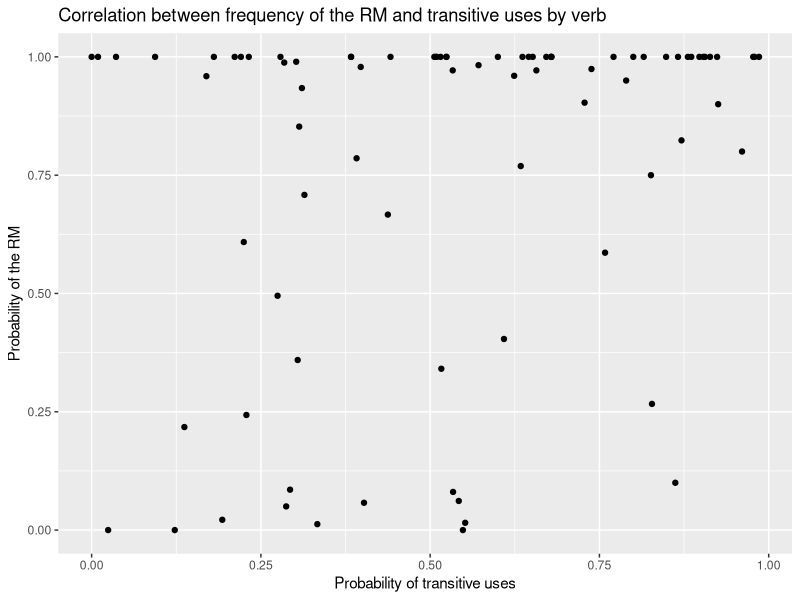
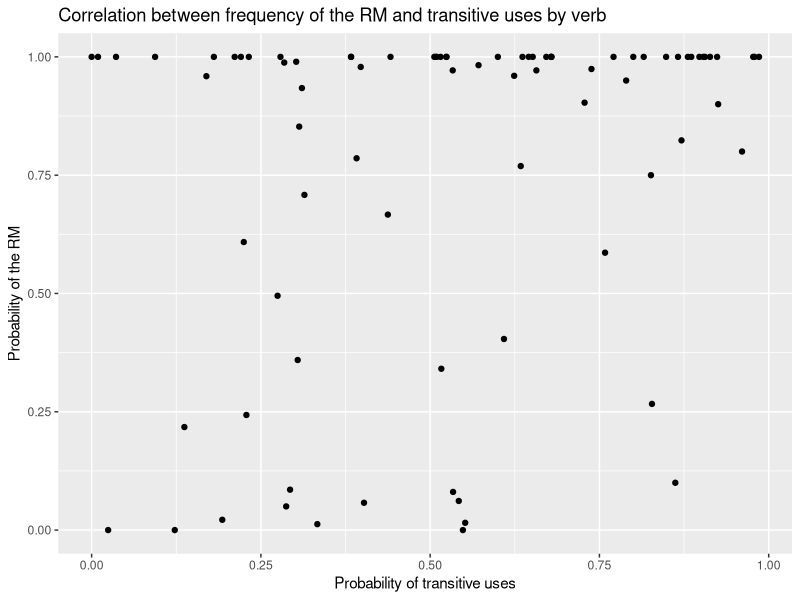

Here is the R script that generated these plots, in order:
#Carlota de Benito Moreno
#The middle voice in Ibero-Romance
#July 26th 2021
#Chapter 4
#Section 4.3
#And Appendix 5


#load library
library(tidyverse)

#load table
anticausative_ETT <- read_delim("verbosETT_tesis.csv", delim="\t")

#Calculate correlation
##clean table: remove no valid cases
anticausative_ETT <- anticausative_ETT %>%
  filter(!Valencia %in% "Nada") %>% #no valid valency change
  filter(!is.na(Valencia)) %>% #no valid valency change
  filter(!Verbo %in% c("descansar", "pesar", "enseñar")) #they only have unmarked cases

##check number of verbs
anticausative_ETT %>% 
  distinct(Verbo) %>% 
  nrow()

##clean table: group syntactic contexts on Transitive / Intransitive
anticausative_ETT <- mutate(anticausative_ETT, 
                  Transitividad = ifelse(Valencia %in% c("Pasiva se", "Causativo", "Reflexivo", "Absoluto"), "Transitivo",
                                               ifelse(Valencia %in% c("Se_impersonal", "Se – impersonal", "Régimen", "Se"), "Intransitivo",
                                                      ifelse(Valencia %in% c("Ambigua", "Auxiliar"), "Nada", Valencia)))) %>% 
  filter(Transitividad != "Nada")


##create table with transitivity probabilites
anticausative_ETT_TrIntr <- anticausative_ETT %>%
  group_by(Verbo) %>%
  count(Transitividad) %>%
  spread(Transitividad, n) %>%
  mutate_if(is.numeric, ~(ifelse(is.na(.), 0, .))) %>%
  rename(Transitive = Transitivo, Intransitive = Intransitivo) %>%
  mutate(Total = Transitive + Intransitive, Prob_trans = Transitive/Total, Type = "Transitive") %>%
  ungroup() 

##create table transitivity (to join later)
anticausative_ETT_TrIntr2 <- anticausative_ETT_TrIntr %>%
  select(Verbo, Total, Prob_trans, Type)

##create table with RM probabilities
anticausative_ETT_RM <- anticausative_ETT %>%
  filter(Valencia %in% c("Intransitivo", "Se")) %>%
  group_by(Verbo) %>%
  count(Valencia) %>%
  spread(Valencia, n) %>%
  mutate_if(is.numeric, ~(ifelse(is.na(.), 0, .))) %>%
  rename(RM = Se, No_RM = Intransitivo) %>%
  mutate(Total = RM + No_RM, Prob_RM = RM/Total, Type = "RM") %>%
  ungroup() %>%
  arrange(desc(Prob_RM))

##create table RM (to join later)
anticausative_ETT_RM2 <- anticausative_ETT_RM %>%
  select(Verbo, Total, Prob_RM, Type)

##join tables
anticausative_ETT_cor <- full_join(anticausative_ETT_TrIntr2, anticausative_ETT_RM2, by = "Verbo")

##plot distribution
ggplot(anticausative_ETT_cor, aes(Prob_trans, Prob_RM)) + 
  geom_point() + 
  labs(title="Correlation between frequency of the RM and transitive uses by verb", x="Probability of transitive uses", y="Probability of the RM")

##save plot
ggsave("anticausative_ETT_cor.png", width = 7, height = 7) #saves the last plot


##Generate data for Appendix 5
##table with RM probability
anticausative_ETT_RM3 <- anticausative_ETT_RM %>%
  select(Verbo, No_RM, RM, Total, Prob_RM) %>%
  rename(Total_RM = Total)

##table with transitivity probability
anticausative_ETT_TrIntr3 <- anticausative_ETT_TrIntr %>%
  select(Verbo, Transitive, Intransitive, Total, Prob_trans) %>%
  rename(Total_TrIntr = Total)

##join tables
anticausative_ETT_table <- full_join(anticausative_ETT_TrIntr3, anticausative_ETT_RM3, by = "Verbo") %>% 
  mutate(across(c(5,9), round, 2))

##write table
write_csv(anticausative_ETT_table, "anticausative_ETT_table.csv")
